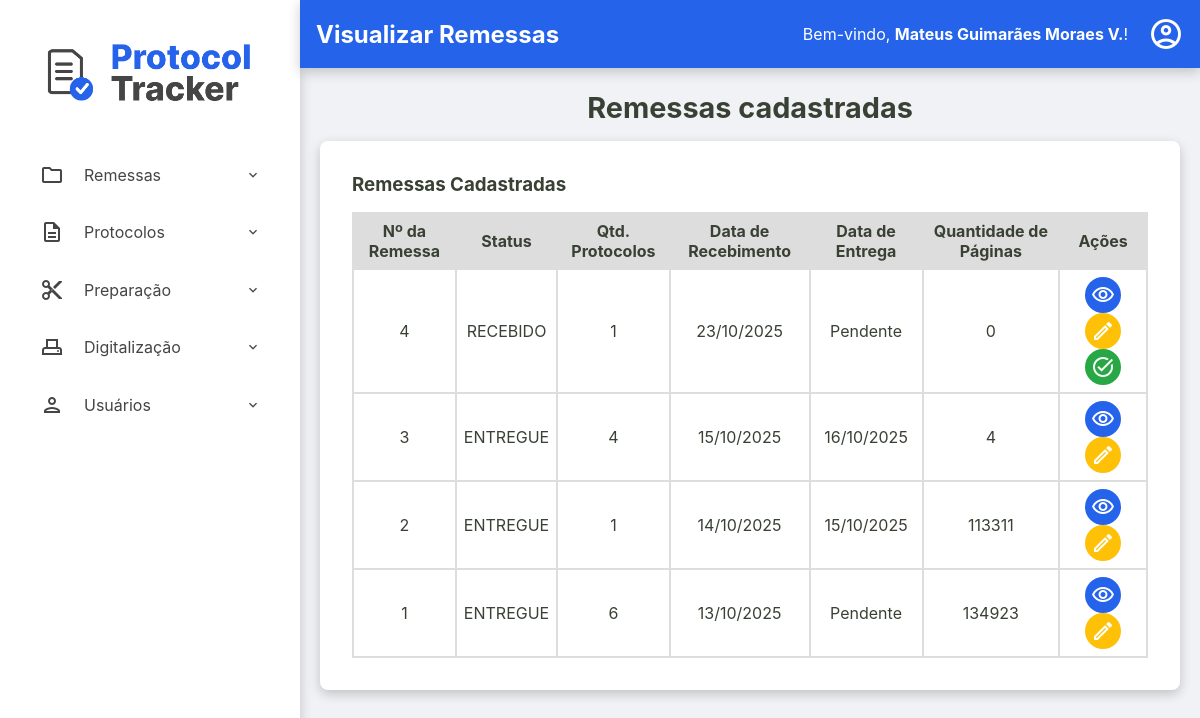
The app's page /admin/remessas/visualizar-remessas (signed in), older data.
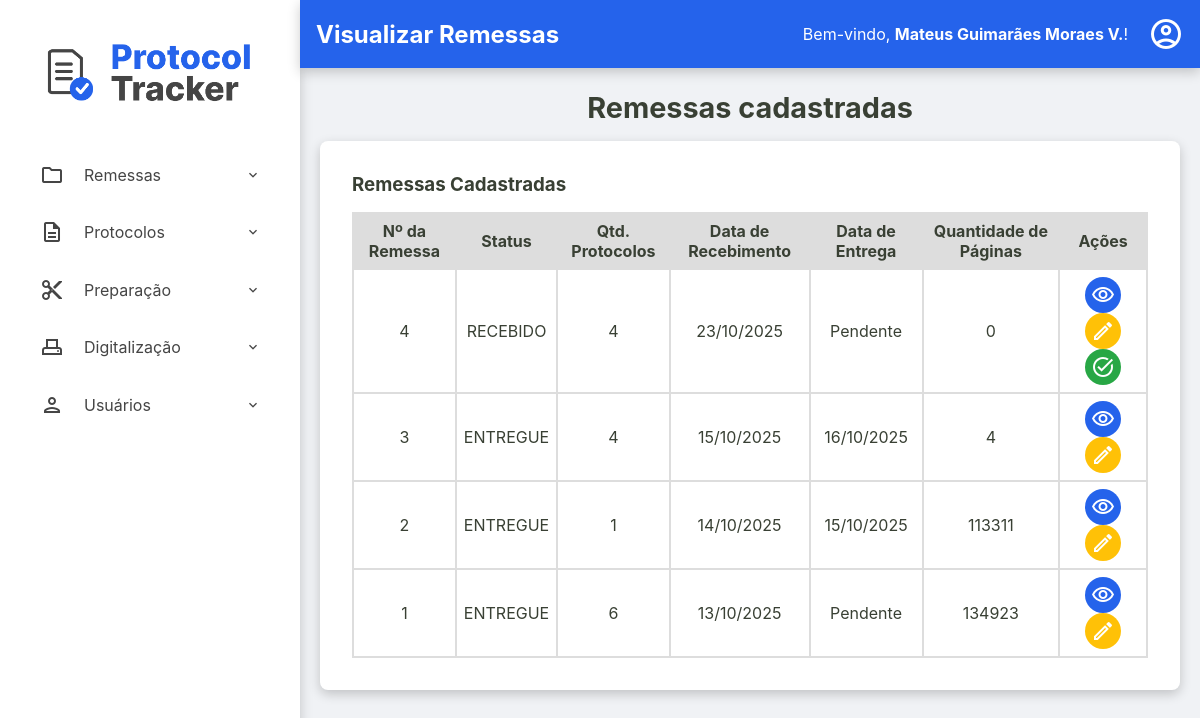
The same page, newer data.
### tables this page shows
CREATE TABLE remessas (
    numero_remessa INTEGER PRIMARY KEY, -- SQLite vai gerenciar o autoincremento aqui
    id TEXT NOT NULL UNIQUE, -- Seu ID de texto continua sendo obrigatório e único
    data_recebimento TEXT NOT NULL,
    data_entrega TEXT NULL,
    status TEXT NOT NULL DEFAULT 'RECEBIDO',
    quantidade_protocolos INTEGER NULL CHECK (quantidade_protocolos >= 0),
    id_administrador INTEGER NOT NULL,
    observacoes TEXT NULL,
    FOREIGN KEY (id_administrador) REFERENCES usuarios (id)
  );

### src/Controller/Admin/RemessaController.php (called while the page is built, shortened)
<?php
class RemessaController
{
    public function exibirRemessas(?string $erro = null)
    {
        try {
            $listaRemessas = $this->remessaRepository->all();
            require __DIR__ . '/../../../templates/admin/visualizar-remessas.php';
        } catch (Exception $e) {
            $this->home($e->getMessage());
        }
    }
}

### src/Repository/RemessaRepository.php (called while the page is built, shortened)
<?php
class RemessaRepository implements RemessaRepositoryInterface
{
    private PDO $connection;
    public function __construct(PDO $connection)
    {
        $this->connection = $connection;
    }
    public function all(): array
    {
        $sqlQuery = "SELECT * FROM remessas ORDER BY data_recebimento DESC;";
        $stmt = $this->connection->query($sqlQuery);
        return $this->hidrataLista($stmt);
    }
    private function hidrataLista(PDOStatement $stmt): array
    {
        $listaDeRemessas = [];
        while($dadosRemessa = $stmt->fetch()){
            $listaDeRemessas[] = Remessa::fromArray($dadosRemessa);
        }
        return $listaDeRemessas;
    }
}

### src/Model/Remessa.php (called while the page is built, shortened)
<?php
class Remessa {
    public function getId(): string { return $this->id; }
    public function getNumeroRemessa(): int { return $this->numero_remessa; }
    public function getDataRecebimento(): DateTimeImmutable { return $this->data_recebimento; }
    public function getDataEntrega(): ?DateTimeImmutable { return $this->data_entrega; }
    public function getStatus(): string { return $this->status; }
    public function getQuantidadeProtocolos(): ?int { return $this->quantidade_protocolos; }
    public static function fromArray(array $array): self
    {
        try {
            $data_recebimento = new DateTimeImmutable($array['data_recebimento']);
            $data_entrega = isset($array['data_entrega']) ? new DateTimeImmutable($array['data_entrega']) : null;
        } catch (Exception $e) {
            throw new Exception("Falha ao criar data");
        }
        return new self(
            $array['id'],
            (int) $array['numero_remessa'] ?? null,
            $data_recebimento,
            $data_entrega,
            $array['status'],
            isset($array['quantidade_protocolos']) ? (int)$array['quantidade_protocolos'] : null,
            (int)$array['id_administrador'],
            $array['observacoes'] ?? null
        );
    }
}

### src/Repository/ProtocoloRepository.php (called while the page is built, shortened)
<?php
class ProtocoloRepository implements ProtocoloRepositoryInterface
{
    private PDO $connection;
    public function __construct(PDO $connection)
    {
        $this->connection = $connection;
    }
    public function sumPagesByRemessaAndStatus(string $id_remessa, string $status): int
    {
        $sqlQuery = "SELECT SUM(quantidade_paginas) FROM protocolos WHERE id_remessa = :id_remessa AND status = :status;";
        $stmt = $this->connection->prepare($sqlQuery);
        $stmt->bindValue(':id_remessa', $id_remessa);
        $stmt->bindValue(':status', $status);
        $stmt->execute();
        $total = $stmt->fetchColumn();
        return (int)$total;
    }
}

### templates/admin/visualizar-remessas.php (the view, shortened to what the changed rows need)
<?php require __DIR__ . '/../components/_header.php'; ?>
<h2>Remessas cadastradas</h2>
<div class="container-principal-busca">
    <div class="listagem-container">
        <table id="tabela-protocolos" class="protocolos-table datatable-js">
            <thead>
                <tr>
                    <th>Nº da Remessa</th>
                    <th>Status</th>
                    <th>Qtd. Protocolos</th>
                    <th>Data de Recebimento</th>
                    <th>Data de Entrega</th>
                    <th>Quantidade de Páginas</th>
                    <th class="acoes-header">Ações</th>
                </tr>
            </thead>
            <tbody>
                <?php foreach ($listaRemessas as $remessa): ?>
                    <tr>
                        <td><?= htmlspecialchars($remessa->getNumeroRemessa()) ?></td>
                        <td><?= htmlspecialchars($remessa->getStatus()) ?></td>
                        <td><?= htmlspecialchars($remessa->getQuantidadeProtocolos() ?? 0) ?></td>
                        <td><?= $remessa->getDataRecebimento() ? $remessa->getDataRecebimento()->format('d/m/Y') : 'N/A' ?></td>
                        <td><?= $remessa->getDataEntrega() ? $remessa->getDataEntrega()->format('d/m/Y') : 'Pendente' ?></td>
                        <td>
                            <?php
                                $totalDigitalizadas = $this->protocoloRepository->sumPagesByRemessaAndStatus($remessa->getId(), 'DIGITALIZADO');
                                $totalEntregues = $this->protocoloRepository->sumPagesByRemessaAndStatus($remessa->getId(), 'ENTREGUE');
                                $totalPaginasDigitalizadas = $totalDigitalizadas + $totalEntregues;
                                echo $totalPaginasDigitalizadas;
                            ?>
                        </td>
                        <td class="acoes-cell">
                            <a href="/admin/remessas/protocolos?id=<?= htmlspecialchars($remessa->getId()) ?>" class="btn-acao btn-detalhes" title="Ver Protocolos">
                                <span class="material-icons-outlined">visibility</span>
                            </a>
                            <a href="/admin/remessas/editar-remessa?id=<?= htmlspecialchars($remessa->getId()) ?>" class="btn-acao btn-editar" title="Editar Remessa">
                                <span class="material-icons-outlined">edit</span>
                            </a>
                            <?php if ($remessa->getStatus() !== 'ENTREGUE'): ?>
                                <button
                                    type="button"
                                    class="btn-acao btn-entregar open-modal-entregar"
                                    data-remessa-id="<?= htmlspecialchars($remessa->getId()) ?>"
                                    data-remessa-numero="<?= htmlspecialchars($remessa->getNumeroRemessa()) ?>"
                                    title="Entregar Remessa">
                                    <span class="material-icons-outlined">task_alt</span>
                                </button>
                            <?php endif; ?>
                        </td>
                    </tr>
                <?php endforeach; ?>
            </tbody>
        </table>
    </div>
</div>
<?php require __DIR__ . '/../components/_footer.php'; ?>

Row changes from the older to the newer data that the page shows:
changed remessas "RECEBIDO": quantidade_protocolos "1" → "4"
